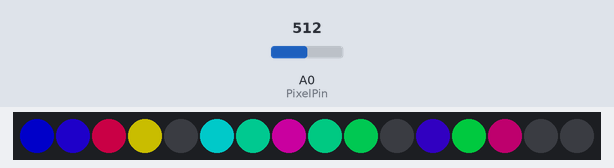
A sketch run on a simulated Arduino Uno, built with avr-gcc and run on an emulated ATmega328P. On the bench: 16 RGB LEDs in strip order, left to right. Inputs (shaded band) come from the test bench; at power-on: A0 (PixelPin) = 512. Dim RGB values are drawn brighter than linear; random numbers use the default seed unless the sketch sets one.

Above: at 0.45 s.
At 5.26 s:
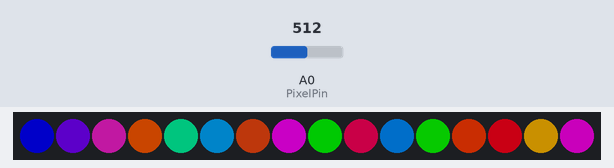
At 10.08 s:
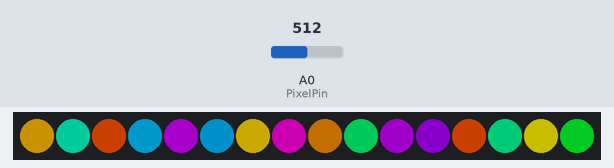
At 19.96 s:
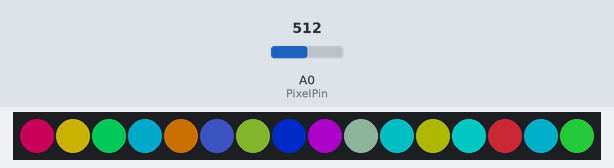
At 29.89 s:
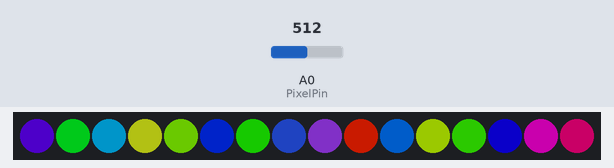
At 39.82 s:
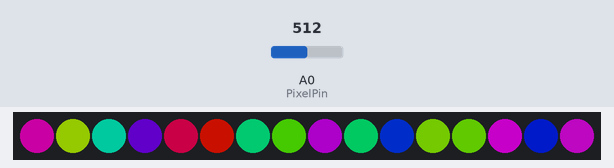

The sketch:

NeoPixelFunRandomChange.ino
```cpp
// NeoPixelFunRandomChange
// This example will randomly select a number pixels and then
// start an animation to blend them from their current color to
// randomly selected a color
//

#include <NeoPixelBus.h>
#include <NeoPixelAnimator.h>

const uint16_t PixelCount = 16; // make sure to set this to the number of pixels in your strip
const uint8_t PixelPin = 14;  // make sure to set this to the correct pin, ignored for Esp8266

NeoPixelBus<NeoGrbFeature, Neo800KbpsMethod> strip(PixelCount, PixelPin);
// For Esp8266, the Pin is omitted and it uses GPIO3 due to DMA hardware use.
// There are other Esp8266 alternative methods that provide more pin options, but also have
// other side effects.
// for details see wiki linked here https://github.com/Makuna/NeoPixelBus/wiki/ESP8266-NeoMethods

NeoPixelAnimator animations(PixelCount); // NeoPixel animation management object

// what is stored for state is specific to the need, in this case, the colors.
// Basically what ever you need inside the animation update function
struct MyAnimationState
{
    RgbColor StartingColor;
    RgbColor EndingColor;
};

// one entry per pixel to match the animation timing manager
MyAnimationState animationState[PixelCount];

void SetRandomSeed()
{
    uint32_t seed;

    // random works best with a seed that can use 31 bits
    // analogRead on a unconnected pin tends toward less than four bits
    seed = analogRead(0);
    delay(1);

    for (int shifts = 3; shifts < 31; shifts += 3)
    {
        seed ^= analogRead(0) << shifts;
        delay(1);
    }

    // Serial.println(seed);
    randomSeed(seed);
}

// simple blend function
void BlendAnimUpdate(const AnimationParam& param)
{
    // this gets called for each animation on every time step
    // progress will start at 0.0 and end at 1.0
    // we use the blend function on the RgbColor to mix
    // color based on the progress given to us in the animation
    RgbColor updatedColor = RgbColor::LinearBlend(
        animationState[param.index].StartingColor,
        animationState[param.index].EndingColor,
        param.progress);
    // apply the color to the strip
    strip.SetPixelColor(param.index, updatedColor);
}

void PickRandom(float luminance)
{
    // pick random count of pixels to animate
    uint16_t count = random(PixelCount);
    while (count > 0)
    {
        // pick a random pixel
        uint16_t pixel = random(PixelCount);

        // pick random time and random color
        // we use HslColor object as it allows us to easily pick a color
        // with the same saturation and luminance
        uint16_t time = random(100, 400);
        animationState[pixel].StartingColor = strip.GetPixelColor(pixel);
        animationState[pixel].EndingColor = HslColor(random(360) / 360.0f, 1.0f, luminance);

        animations.StartAnimation(pixel, time, BlendAnimUpdate);

        count--;
    }
}

void setup()
{
    strip.Begin();
    strip.Show();

    SetRandomSeed();
}


void loop()
{
    if (animations.IsAnimating())
    {
        // the normal loop just needs these two to run the active animations
        animations.UpdateAnimations();
        strip.Show();
    }
    else
    {
        // no animations runnning, start some
        //
        PickRandom(0.2f); // 0.0 = black, 0.25 is normal, 0.5 is bright
    }
}
```
